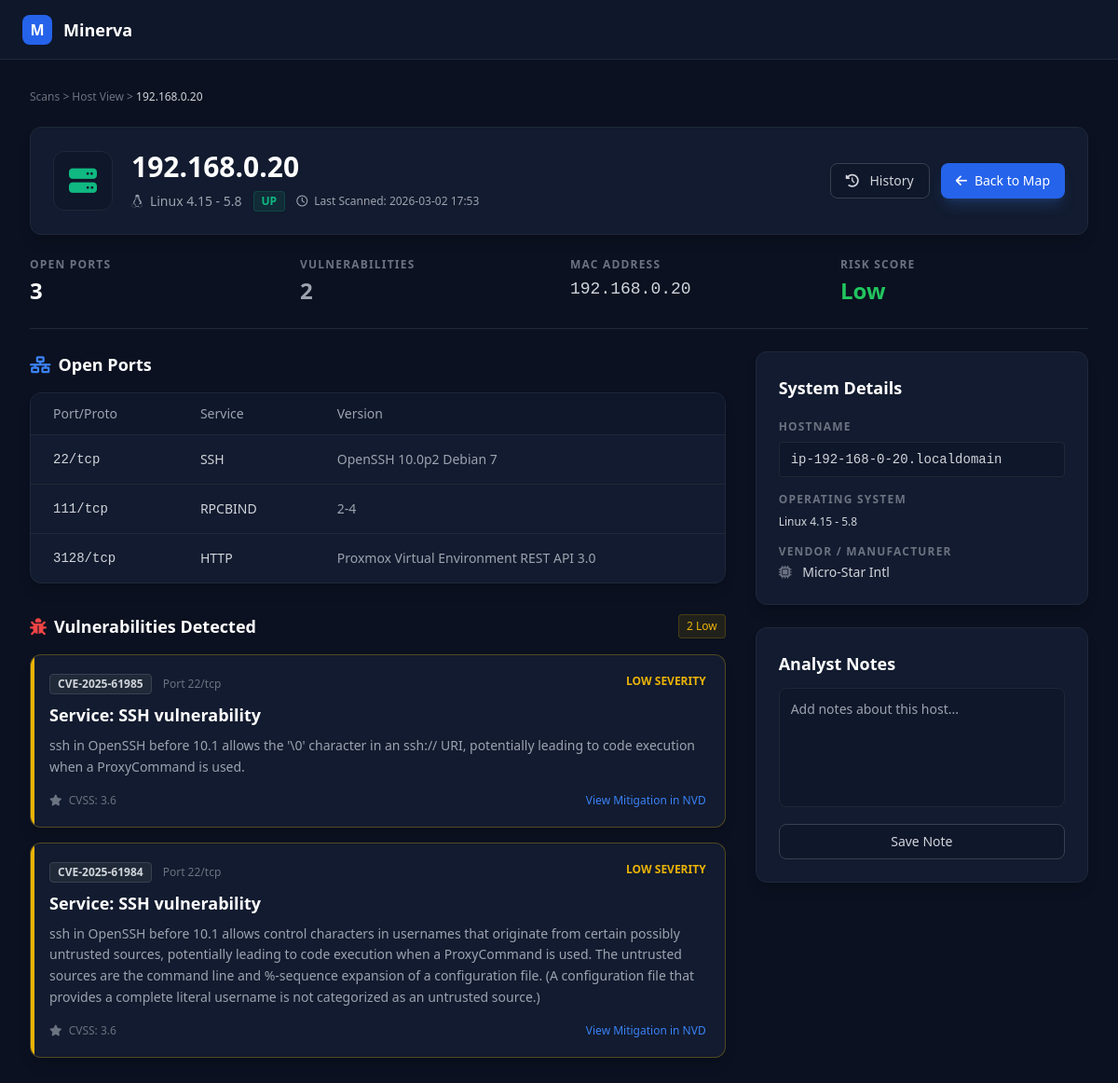
Screenshot of /host/192.168.0.20 with the database file from the repository.
### app/models.py (models this page shows)
class Host(Base):
    __tablename__ = "hosts"
    mac_address = Column(String, primary_key=True, index=True)
    hostname = Column(String)
    first_seen = Column(DateTime, default=datetime.datetime.utcnow)
    os_name = Column(String, nullable=True, default="Unknown")
    vendor = Column(String, nullable=True, default="Unknown")
    results = relationship("ScanResult", back_populates="host")

class ScanResult(Base):
    __tablename__ = "scan_results"
    id = Column(Integer, primary_key=True, index=True)
    scan_id = Column(Integer, ForeignKey("scans.id"))
    host_mac = Column(String, ForeignKey("hosts.mac_address"))
    ip_address = Column(String)
    status = Column(String)
    scan = relationship("Scan", back_populates="results")
    host = relationship("Host")
    ports = relationship("Port", back_populates="scan_result", cascade="all, delete-orphan")

class Scan(Base):
    __tablename__ = "scans"
    id = Column(Integer, primary_key=True, index=True)
    project_id = Column(Integer, ForeignKey("projects.id"))
    timestamp = Column(DateTime, default=datetime.datetime.utcnow)
    scan_type = Column(String)
    gateway_ip = Column(String, nullable=True)
    subnet_mask = Column(String, nullable=True)
    project = relationship("Project", back_populates="scans")
    results = relationship("ScanResult", back_populates="scan", cascade="all, delete-orphan")

class Port(Base):
    __tablename__ = "ports"
    id = Column(Integer, primary_key=True, index=True)
    scan_result_id = Column(Integer, ForeignKey("scan_results.id"))
    port_number = Column(Integer)
    protocol = Column(String)
    service_name = Column(String)
    state = Column(String)
    version_info = Column(String, nullable=True)
    scan_result = relationship("ScanResult", back_populates="ports")
    vulnerabilities = relationship("Vulnerability", back_populates="port", cascade="all, delete-orphan")

class Vulnerability(Base):
    __tablename__ = "vulnerabilities"
    id = Column(Integer, primary_key=True, index=True)
    port_id = Column(Integer, ForeignKey("ports.id"))
    cve_id = Column(String, index=True)
    severity = Column(String) # High, Medium, Low
    cvss_score = Column(String)
    description = Column(String, nullable=True)
    port = relationship("Port", back_populates="vulnerabilities")

### app/main.py (the view)
@app.get("/host/{ip}", response_class=HTMLResponse)
async def host_details(ip: str, request: Request, db: Session = Depends(get_db)):
    scan_result = db.query(models.ScanResult).filter(models.ScanResult.ip_address == ip).order_by(models.ScanResult.id.desc()).first()
    if not scan_result:
        return HTMLResponse(content="<h1>Host no encontrado</h1>", status_code=404)
    open_ports = [p for p in scan_result.ports if p.port_number != 0 and p.state != 'filtered']
    all_vulns = []
    for port in open_ports:
        all_vulns.extend(port.vulnerabilities)
    high_count = sum(1 for v in all_vulns if v.severity == "High")
    med_count = sum(1 for v in all_vulns if v.severity == "Medium")
    low_count = sum(1 for v in all_vulns if v.severity == "Low")
    risk_score = "Low"
    if high_count > 0: risk_score = "High"
    elif med_count > 0: risk_score = "Medium"
    elif len(open_ports) > 5: risk_score = "Medium"
    return templates.TemplateResponse("host_details.html", {
        "request": request,
        "ip": ip,
        "host": scan_result.host,
        "scan_result": scan_result,
        "ports": open_ports,
        "vulns": all_vulns,
        "risk_score": risk_score,
        "high_count": high_count,   # <-- Ya no dará error
        "med_count": med_count,     # <-- Ya no dará error
        "low_count": low_count      # <-- Ya no dará error
    })

### templates/host_details.html (shortened to what this page needs)
<!DOCTYPE html>
<html lang="es">
<head>
    <script src="https://cdn.tailwindcss.com"></script>
    <link rel="stylesheet" href="https://cdnjs.cloudflare.com/ajax/libs/font-awesome/6.4.0/css/all.min.css">
</head>
<body class="text-gray-300 font-sans h-screen flex flex-col overflow-hidden">
    <header class="h-16 border-b border-panel bg-[#0f172a] flex items-center justify-between px-6 shrink-0">
        <div class="flex items-center space-x-3">
            <div class="w-8 h-8 bg-blue-600 rounded-lg flex items-center justify-center text-white font-bold">M</div>
            <h1 class="text-lg font-bold text-white">Minerva</h1>
        </div>
    </header>
    <main class="flex-1 overflow-y-auto p-8">
        <div class="max-w-7xl mx-auto space-y-6">
            <div class="text-xs text-gray-500 font-medium">
                <a href="/dashboard" class="hover:text-gray-300">Scans</a> >
                <span>Host View</span> >
                <span class="text-gray-300">{{ ip }}</span>
            </div>
            <div class="bg-panel border border-panel rounded-xl p-6 flex justify-between items-center shadow-lg">
                <div class="flex items-center space-x-5">
                    <div class="w-16 h-16 bg-[#0f172a] border border-panel rounded-xl flex items-center justify-center">
                        <i class="fa-solid fa-server text-3xl text-emerald-500"></i>
                    </div>
                    <div>
                        <h2 class="text-3xl font-bold text-white">{{ ip }}</h2>
                        <div class="flex items-center space-x-3 mt-2 text-sm text-gray-400">
                            <span><i class="fa-brands fa-linux mr-1"></i> {{ host.os_name if host and host.os_name !=
                                'Unknown' else 'Unknown OS' }}</span>
                            <span
                                class="bg-emerald-500/10 text-emerald-500 px-2 py-0.5 rounded border border-emerald-500/20 text-xs font-bold uppercase">{{
                                scan_result.status }}</span>
                            <span class="text-xs"><i class="fa-regular fa-clock mr-1"></i> Last Scanned: {{
                                scan_result.scan.timestamp.strftime('%Y-%m-%d %H:%M') if scan_result.scan else 'N/A'
                                }}</span>
                        </div>
                    </div>
                </div>
                <div class="flex space-x-3">
                    <button
                        class="px-4 py-2 bg-[#0f172a] border border-gray-700 text-gray-300 rounded-lg text-sm font-medium hover:bg-gray-800 transition">
                        <i class="fa-solid fa-clock-rotate-left mr-2"></i> History
                    </button>
                    <a href="/dashboard"
                        class="px-4 py-2 bg-blue-600 text-white rounded-lg text-sm font-medium hover:bg-blue-500 transition shadow-lg shadow-blue-500/20 flex items-center">
                        <i class="fa-solid fa-arrow-left mr-2"></i> Back to Map
                    </a>
                </div>
            </div>
            <div class="grid grid-cols-4 gap-6 border-b border-panel pb-6">
                <div>
                    <p class="text-xs font-bold text-gray-500 uppercase tracking-widest mb-1">Open Ports</p>
                    <p class="text-2xl font-bold text-white">{{ ports|length }}</p>
                </div>
                <div>
                    <p class="text-xs font-bold text-gray-500 uppercase tracking-widest mb-1">Vulnerabilities</p>
                    <p
                        class="text-2xl font-bold {{ 'text-red-500' if high_count > 0 else 'text-orange-500' if med_count > 0 else 'text-green-500' if vulns|length == 0 else 'text-gray-400' }}">
                        {{ vulns|length }}</p>
                </div>
                <div>
                    <p class="text-xs font-bold text-gray-500 uppercase tracking-widest mb-1">MAC Address</p>
                    <p class="text-lg font-mono text-gray-300">{{ host.mac_address.replace('MAC-', '') if host else
                        'Unknown' }}</p>
                </div>
                <div>
                    <p class="text-xs font-bold text-gray-500 uppercase tracking-widest mb-1">Risk Score</p>
                    <p
                        class="text-2xl font-bold {{ 'text-red-500' if risk_score == 'High' else 'text-orange-500' if risk_score == 'Medium' else 'text-green-500' }} flex items-center">
                        {{ risk_score }}
                    </p>
                </div>
            </div>
            <div class="grid grid-cols-3 gap-8">
                <div class="col-span-2 space-y-8">
                    <div>
                        <div class="flex justify-between items-center mb-4">
                            <h3 class="text-lg font-bold text-white flex items-center"><i
                                    class="fa-solid fa-network-wired text-blue-500 mr-2"></i> Open Ports</h3>
                        </div>
                        <div class="bg-panel border border-panel rounded-xl overflow-hidden shadow-lg">
                            <table class="w-full text-left text-sm">
                                <thead class="bg-[#0f172a] border-b border-panel text-gray-400">
                                    <tr>
                                        <th class="px-6 py-3 font-medium">Port/Proto</th>
                                        <th class="px-6 py-3 font-medium">Service</th>
                                        <th class="px-6 py-3 font-medium">Version</th>
                                    </tr>
                                </thead>
                                <tbody class="divide-y divide-gray-800">
                                    {% for port in ports %}
                                    <tr class="hover:bg-gray-800/30 transition">
                                        <td class="px-6 py-4 font-mono text-gray-300">{{ port.port_number }}/{{
                                            port.protocol }}</td>
                                        <td class="px-6 py-4 text-gray-300 uppercase">{{ port.service_name }}</td>
                                        <td class="px-6 py-4 text-gray-400">{{ port.version_info if port.version_info
                                            else 'Unknown' }}</td>
                                    </tr>
                                    {% else %}
                                    <tr>
                                        <td colspan="3" class="px-6 py-8 text-center text-gray-500">No open ports
                                            discovered.</td>
                                    </tr>
                                    {% endfor %}
                                </tbody>
                            </table>
                        </div>
                    </div>
                    <div>
                        <div class="flex justify-between items-center mb-4">
                            <h3 class="text-lg font-bold text-white flex items-center"><i
                                    class="fa-solid fa-bug text-red-500 mr-2"></i> Vulnerabilities Detected</h3>
                            <div class="flex space-x-2 text-xs font-medium">
                                {% if low_count > 0 %}<span
                                    class="bg-yellow-500/10 text-yellow-500 px-2 py-1 rounded border border-yellow-500/20">{{
                                    low_count }} Low</span>{% endif %}
                            </div>
                        </div>
                        <div class="space-y-4">
                            {% for vuln in vulns %}
                            <div
                                class="bg-panel border {{ 'border-red-500/30' if vuln.severity == 'High' else 'border-orange-500/30' if vuln.severity == 'Medium' else 'border-yellow-500/30' }} rounded-xl p-5 shadow-lg relative overflow-hidden">
                                <div
                                    class="absolute left-0 top-0 bottom-0 w-1 {{ 'bg-red-500' if vuln.severity == 'High' else 'bg-orange-500' if vuln.severity == 'Medium' else 'bg-yellow-500' }}">
                                </div>
                                <div class="flex justify-between items-start mb-2">
                                    <div class="flex items-center space-x-3">
                                        <span
                                            class="bg-gray-800 text-gray-300 px-2 py-0.5 rounded text-xs font-bold border border-gray-700">{{
                                            vuln.cve_id }}</span>
                                        <span class="text-gray-500 text-xs">Port {{ vuln.port.port_number }}/{{
                                            vuln.port.protocol }}</span>
                                    </div>
                                    <span
                                        class="{{ 'text-red-500' if vuln.severity == 'High' else 'text-orange-500' if vuln.severity == 'Medium' else 'text-yellow-500' }} text-xs font-bold uppercase">{{
                                        vuln.severity }} Severity</span>
                                </div>
                                <h4 class="text-white font-bold text-lg mb-2">Service: {{ vuln.port.service_name|upper
                                    }} vulnerability</h4>
                                <p class="text-gray-400 text-sm mb-4 leading-relaxed">{{ vuln.description }}</p>
                                <div class="flex justify-between items-center text-xs">
                                    <span class="text-gray-500"><i class="fa-solid fa-star mr-1"></i> CVSS: {{
                                        vuln.cvss_score }}</span>
                                    <a href="https://nvd.nist.gov/vuln/detail/{{ vuln.cve_id }}" target="_blank"
                                        class="text-blue-500 hover:underline">View Mitigation in NVD</a>
                                </div>
                            </div>
                            {% endfor %}
                        </div>
                    </div>
                </div>
                <div class="col-span-1 space-y-6">
                    <div class="bg-panel border border-panel rounded-xl p-6 shadow-lg">
                        <h3 class="text-white font-bold mb-5 text-lg">System Details</h3>
                        <div class="space-y-4">
                            <div>
                                <p class="text-xs font-bold text-gray-500 uppercase tracking-widest mb-2">Hostname</p>
                                <div
                                    class="bg-[#0f172a] border border-gray-800 rounded px-3 py-2 text-gray-300 font-mono text-sm break-all">
                                    {{ host.hostname if host and host.hostname != 'Desconocido' else 'ip-' ~
                                    ip.replace('.', '-') ~ '.localdomain' }}
                                </div>
                            </div>
                            <div>
                                <p class="text-xs font-bold text-gray-500 uppercase tracking-widest mb-2">Operating
                                    System</p>
                                <div class="flex justify-between text-xs mb-1">
                                    <span class="text-gray-300">{{ host.os_name if host and host.os_name != 'Unknown'
                                        else 'Not detected' }}</span>
                                </div>
                            </div>
                            <div>
                                <p class="text-xs font-bold text-gray-500 uppercase tracking-widest mb-1">Vendor /
                                    Manufacturer</p>
                                <p class="text-gray-300 text-sm"><i
                                        class="fa-solid fa-microchip text-gray-500 mr-2"></i> {{ host.vendor if host and
                                    host.vendor != 'Unknown' else 'Not detected' }}</p>
                            </div>
                        </div>
                    </div>
                    <div class="bg-panel border border-panel rounded-xl p-6 shadow-lg">
                        <h3 class="text-white font-bold mb-3 text-lg">Analyst Notes</h3>
                        <textarea
                            class="w-full h-32 bg-[#0f172a] border border-gray-800 rounded-lg p-3 text-gray-300 text-sm focus:outline-none focus:border-blue-500 focus:ring-1 focus:ring-blue-500 resize-none mb-3"
                            placeholder="Add notes about this host..."></textarea>
                        <button
                            class="w-full py-2 bg-[#0f172a] border border-gray-700 text-gray-300 rounded-lg text-sm font-medium hover:bg-gray-800 transition">
                            Save Note
                        </button>
                    </div>
                </div>
            </div>
        </div>
    </main>
</body>
</html>

### rows the page displays
Host: os_name "Linux 4.15 - 5.8", hostname "ip-192-168-0-20.localdomain", vendor "Micro-Star Intl"
ScanResult: status "UP"
Scan: scan.timestamp "2026-03-02 17:53"
Port: port_number "22", protocol "tcp", service_name "SSH", version_info "OpenSSH 10.0p2 Debian 7"
Port: port_number "111", protocol "tcp", service_name "RPCBIND", version_info "2-4"
Port: port_number "3128", protocol "tcp", service_name "HTTP", version_info "Proxmox Virtual Environment REST API 3.0"
Vulnerability: cve_id "CVE-2025-61985", port.port_number "22", port.protocol "tcp", severity "LOW", port.service_name "SSH", description "ssh in OpenSSH before 10.1 allows the '\\0' character in an ssh:// URI, potentially leading to code execution when a ProxyCommand is used.", cvss_score "3.6"
Vulnerability: cve_id "CVE-2025-61984", port.port_number "22", port.protocol "tcp", severity "LOW", port.service_name "SSH", description "ssh in OpenSSH before 10.1 allows control characters in usernames that originate from certain possibly untrusted sources, potentially leading to code execution when a ProxyCommand is used. The untrusted sources are the command line and %-sequence expansion of a configuration file. (A configuration file that provides a complete literal username is not categorized as an untrusted source.)", cvss_score "3.6"

### other values shown
{{ ip }} "192.168.0.20"
{{ ports|length }} "3"
{{ vulns|length }} "2"
{{ risk_score }} "Low"
{{ low_count }} "2"
